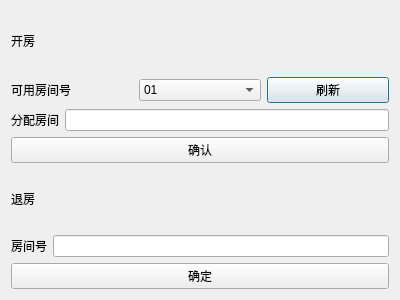
<?xml version="1.0" encoding="UTF-8"?>
<ui version="4.0">
 <class>Dialog</class>
 <widget class="QDialog" name="Dialog">
  <property name="geometry">
   <rect>
    <x>0</x>
    <y>0</y>
    <width>400</width>
    <height>300</height>
   </rect>
  </property>
  <property name="windowTitle">
   <string>服务员界面</string>
  </property>
  <layout class="QVBoxLayout" name="verticalLayout">
   <item>
    <widget class="QLabel" name="label">
     <property name="text">
      <string>开房</string>
     </property>
    </widget>
   </item>
   <item>
    <layout class="QHBoxLayout" name="horizontalLayout">
     <item>
      <widget class="QLabel" name="label_2">
       <property name="text">
        <string>可用房间号</string>
       </property>
      </widget>
     </item>
     <item>
      <widget class="QComboBox" name="comboBox">
       <item>
        <property name="text">
         <string>01</string>
        </property>
       </item>
       <item>
        <property name="text">
         <string>02</string>
        </property>
       </item>
       <item>
        <property name="text">
         <string>03</string>
        </property>
       </item>
       <item>
        <property name="text">
         <string>04</string>
        </property>
       </item>
       <item>
        <property name="text">
         <string>05</string>
        </property>
       </item>
       <item>
        <property name="text">
         <string>06</string>
        </property>
       </item>
      </widget>
     </item>
     <item>
      <widget class="QPushButton" name="pushButton">
       <property name="text">
        <string>刷新</string>
       </property>
      </widget>
     </item>
    </layout>
   </item>
   <item>
    <layout class="QHBoxLayout" name="horizontalLayout_2">
     <item>
      <widget class="QLabel" name="label_3">
       <property name="text">
        <string>分配房间</string>
       </property>
      </widget>
     </item>
     <item>
      <widget class="QLineEdit" name="lineEdit"/>
     </item>
    </layout>
   </item>
   <item>
    <widget class="QPushButton" name="pushButton_2">
     <property name="text">
      <string>确认</string>
     </property>
    </widget>
   </item>
   <item>
    <widget class="QLabel" name="label_4">
     <property name="text">
      <string>退房</string>
     </property>
    </widget>
   </item>
   <item>
    <layout class="QHBoxLayout" name="horizontalLayout_3">
     <item>
      <widget class="QLabel" name="label_5">
       <property name="text">
        <string>房间号</string>
       </property>
      </widget>
     </item>
     <item>
      <widget class="QLineEdit" name="lineEdit_2"/>
     </item>
    </layout>
   </item>
   <item>
    <widget class="QPushButton" name="pushButton_3">
     <property name="text">
      <string>确定</string>
     </property>
    </widget>
   </item>
  </layout>
 </widget>
 <resources/>
 <connections/>
</ui>
